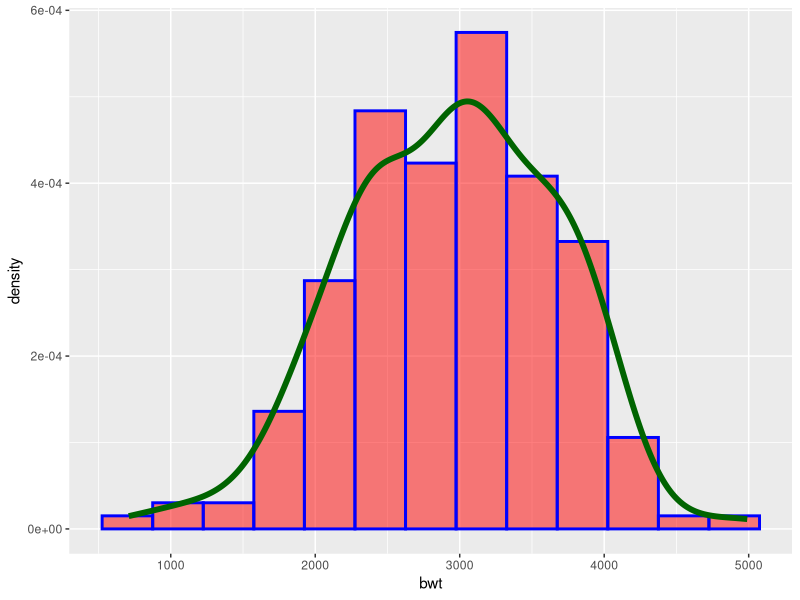
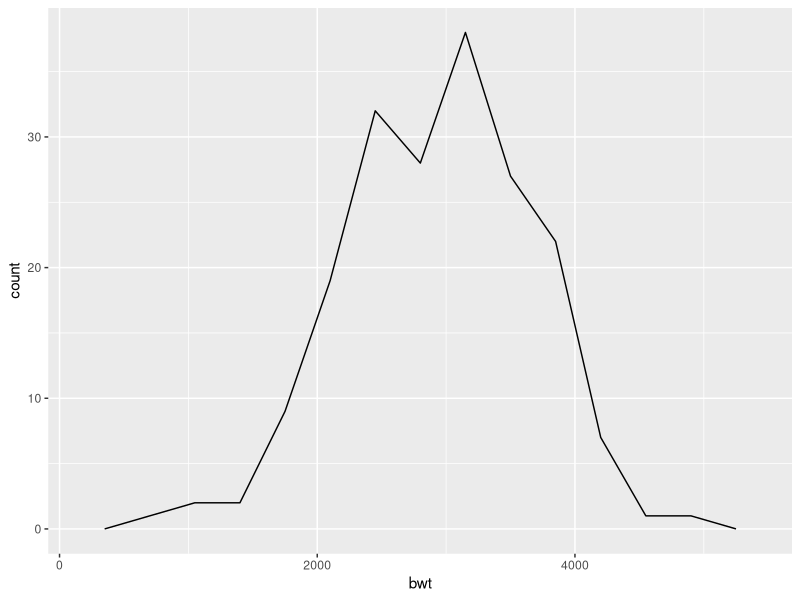
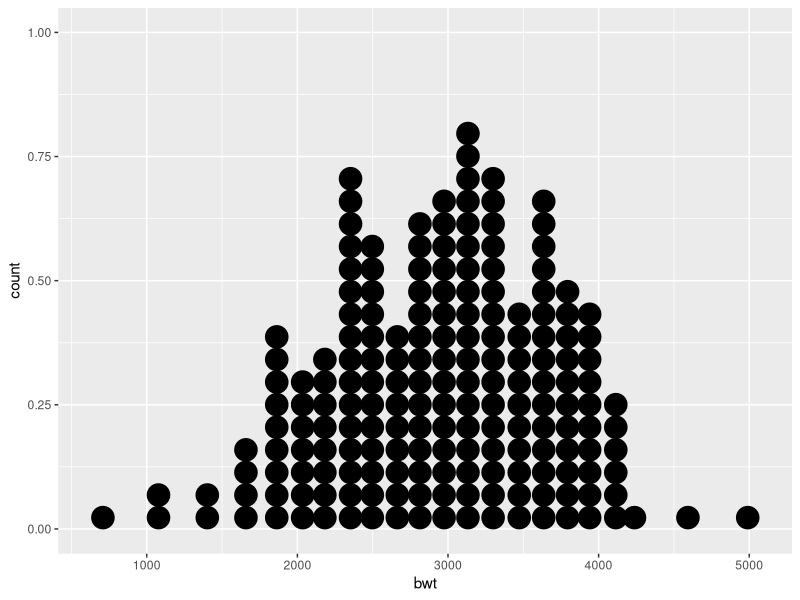
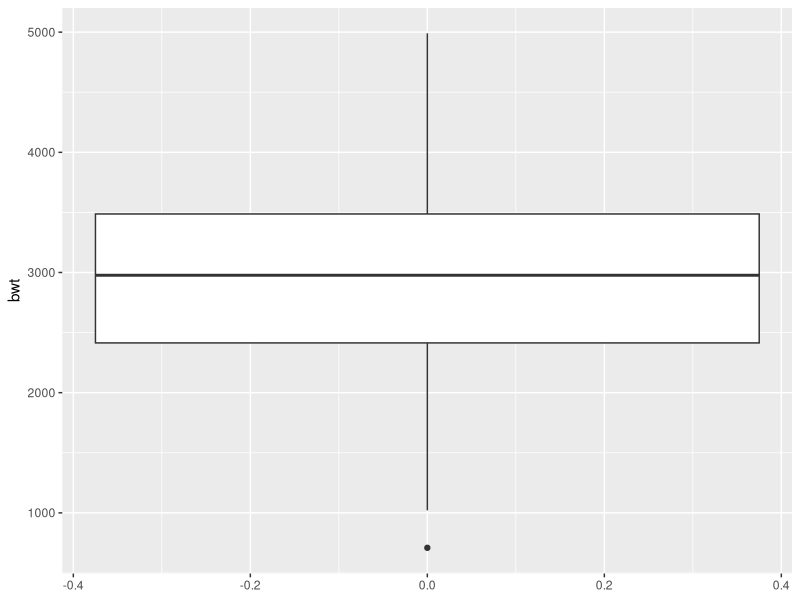
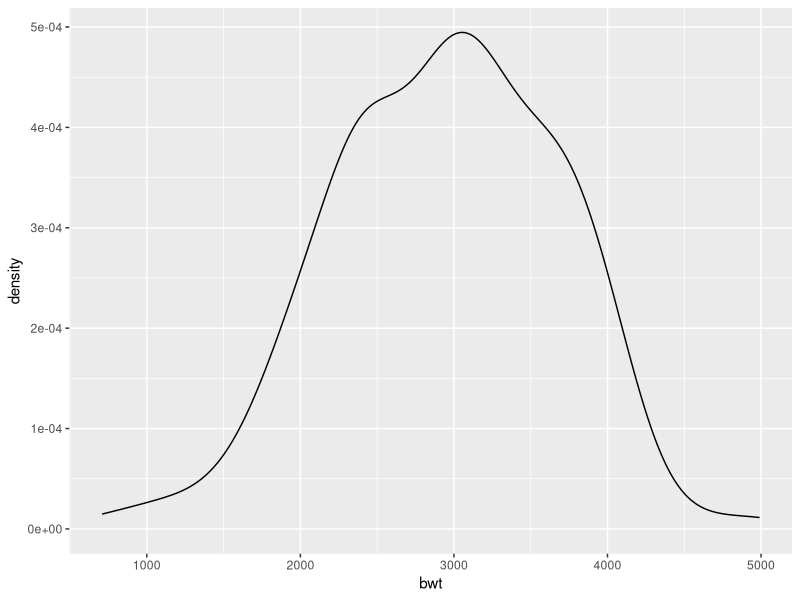
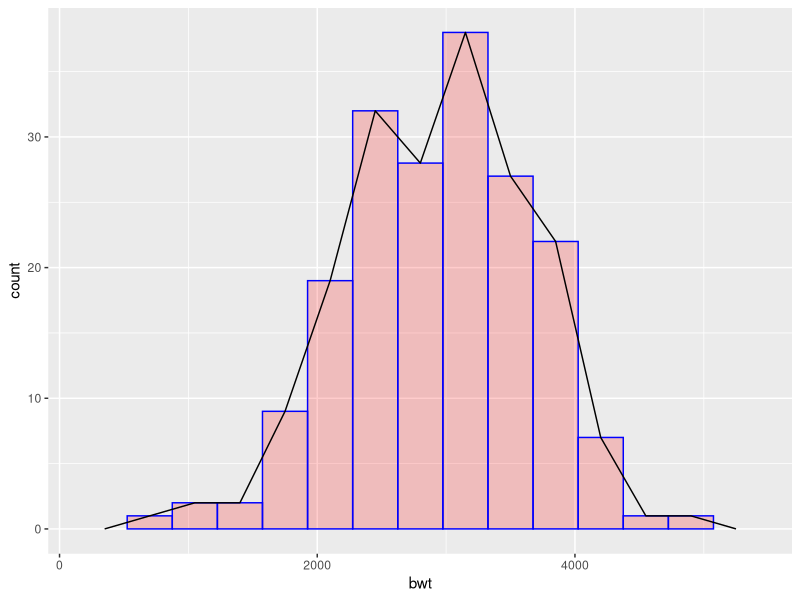
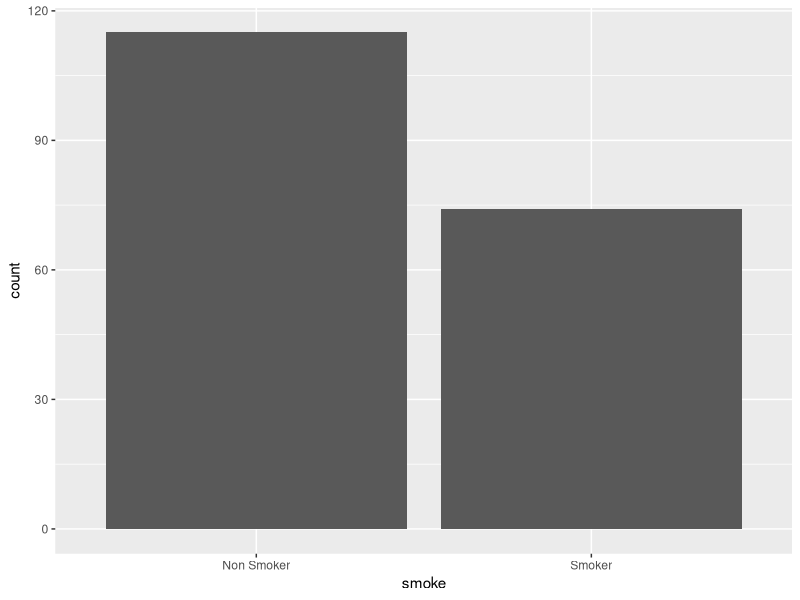
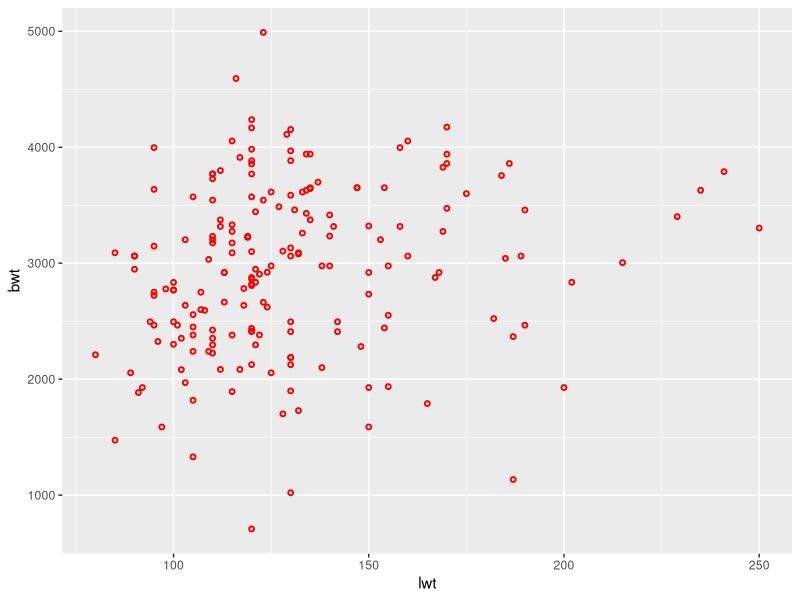

Here is the R script that generated these plots, in order: (Note: this script raises an error after producing the figures.)
## ---- chunk 1
df <- MASS::birthwt
## ---- chunk 2
# install.packages("tidyverse")  includes ggplot
# install.packages("MASS") includes multiple data sets for learning purposes
options(tidyverse.quiet = TRUE)
library(tidyverse)
df <- MASS::birthwt
## ---- chunk 3
df <- df |> 
  mutate(smoke = factor(smoke,
                        levels = c(0,1),
                        labels = c("Non Smoker",
                                   "Smoker"))) |> 
  mutate(race = factor(race,
                       levels = c(1,2,3),
                       labels = c("White",
                                  "Black",
                                  "Other"))) |> 
  mutate(low = factor(low,
                      levels =  c(0,1),
                      labels = c("Normal", 
                                 "Low Birth Weight")))
  
## ---- chunk 4
ggplot(data = df, aes(x = bwt)) + # Template
  geom_histogram( # geom
    mapping = aes(y = after_stat(density)), # mapping
    binwidth = 350, # mandatory settings
    color = "blue", # optional settings
    fill = "red",
    linetype = 1,
    alpha = 0.5,
    size = 1) +
  geom_density(color = 'darkgreen', linetype = 1, linewidth = 2)
## ---- chunk 5
ggplot(data = df) +
  geom_freqpoly(mapping = aes(x = bwt),
                binwidth = 350) # Alternative use of bins
## ---- chunk 6
ggplot(data = df) +
  geom_dotplot(mapping = aes(x = bwt),
               binwidth = 150) 
## ---- chunk 7
ggplot(data = df) +
  geom_boxplot(mapping = aes(y = bwt),
               coef = 1.5) 

## ---- chunk 8
ggplot(data = df) + 
  geom_density(mapping = aes(x = bwt))
## ---- chunk 9
##Create a histogram and save it as an object
histogram <- ggplot(data = df) + 
  geom_histogram( 
    mapping = aes(x = bwt), 
    binwidth = 350, 
    color = "blue",
    fill = "red",
    alpha = 0.2) 
##Add a frequency polygon
histogram +  
  geom_freqpoly(mapping = aes(x = bwt),
                binwidth = 350)
## ---- chunk 10
ggplot(data = df) +
  geom_bar(mapping = aes(x = smoke)) 
## ---- chunk 11
ggplot(data = df) + 
  geom_point(aes(x = lwt, y = bwt), 
             color = "red",
             size = 1,
             shape = 1,
             stroke = 1) 

## ---- chunk 12
ggplot(data = df) +
  geom_point(aes(x = lwt, y = bwt), 
             color = "red",
             size = 1,
             shape = 1,
             stroke = 1) +
  geom_smooth(aes(x = lwt, y = bwt),
              method = lm,
              se = T)

## ---- chunk 13
ggplot(data = df) + 
  geom_bar(aes(x = smoke, y = bwt),
           stat = "identity")
## ---- chunk 14
ggplot(data = df) + 
  geom_col(aes(x = smoke, y = bwt))
## ---- chunk 15
ggplot(data = df) + 
  geom_boxplot(aes(x = smoke, y = bwt),
               coef = 1.5)
## ---- chunk 16
ggplot(data = df) + 
  geom_bar(aes(x = smoke, fill = race),
           position = "dodge")
## ---- chunk 17
ggplot(data = df) + 
  geom_point(aes(x = lwt, y = bwt, color = smoke))
## ---- chunk 18
ggplot(data = df) + 
  geom_point(aes(x = lwt, y = bwt, 
                 color = smoke, 
                 shape = factor(race)),
             size = 3)
## ---- chunk 19
ggplot(data = df) + 
  geom_point(aes(x = lwt, y = bwt, color = smoke))+
  facet_grid(.~race)

## ---- chunk 20
ggplot(data = df) + # Template
  geom_freqpoly( # geom
    mapping = aes(x = bwt, color = smoke), # mapping
    binwidth = 400,
    size = 1.5)  + 
  labs(title = "Birth weight and maternal smoking", # Title
       subtitle = "Density plots", # Subtitle
       caption = "Source: Low Birth Weight data (MASS)", # Caption
       x = "Birth Weights (grams)", # x axis label
       y = "Frequency",# y axis label
       color = "Maternal Smoking history")  + # Legend title
  geom_text(x = 2400, # Additional text in the plot
            y = 10, 
            label = " Ideal Birth weight", 
            color = "#990000", # RGB color coding palette
            angle = 90,
            alpha = .5,)+
  geom_vline(xintercept= 2500, colour="#009900") + # Line insert 
  theme(legend.position = "left") + # Legend settings
  theme_minimal() # Choosing background theme
## ---- chunk 21
knitr::include_graphics(here::here('images',"map1.JPG") )
